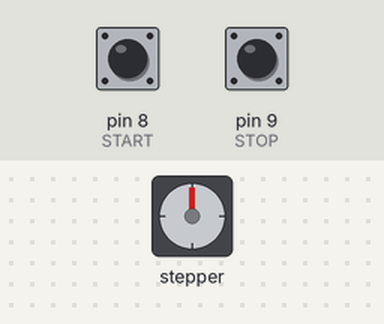
A sketch run on a simulated Arduino Uno, built with avr-gcc and run on an emulated ATmega328P. On the bench: stepper motor. The test bench sets the inputs (shaded band); at power-on: pin 8 (START) HIGH, pin 9 (STOP) HIGH. Stepper angles assume 200 steps per turn.

Above: at 1.2 s.
1.3 s: pin 8 (START) pulled LOW for 0.15 s
At 3.55 s:
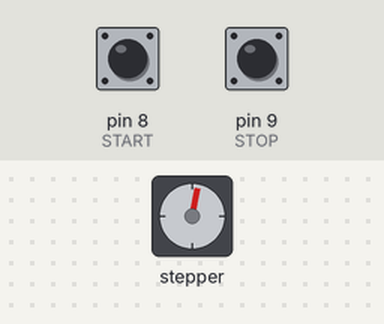
4.3 s: pin 9 (STOP) pulled LOW for 0.15 s
5.9 s: pin 8 (START) pulled LOW for 1 s
At 6.34 s:
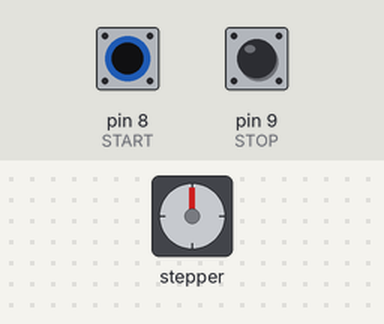
9.9 s: pin 9 (STOP) pulled LOW for 1 s
Timing chart, 0 to 12.9 s (numbered marks = the images above; inputs shaded):
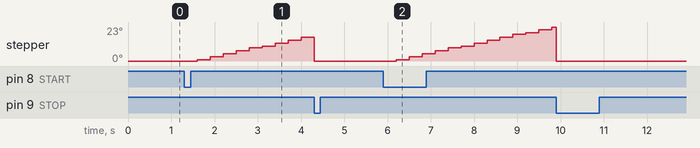

The sketch:

5-4_chronograph.ino
```cpp
// 시작/정지/초기화 기능을 가진 1분 스톱워치
#include <Stepper.h>

// 대부분의 NEMA-17 모터는 200 스텝에 1회전한다.
const int STEPS_PER_REV = 200;   // 200 스텝/회전

// 1분에 1회전하기 위한 스텝 사이의 시간 간격 :
// 60초 * 1000밀리초/초 / 200스텝 = 300 밀리초/스텝
const int MS_PER_STEP = 300;

// H-브리지 드라이버 연결에 사용되는 아두이노 핀
const int COIL1_MC1 = 2;    // 코일 1 스위치 1 제어
const int COIL1_MC2 = 3;    // 코일 1 스위치 2 제어
const int COIL2_MC1 = 4;    // 코일 2 스위치 1 제어
const int COIL2_MC2 = 5;    // 코일 2 스위치 2 제어

// 버튼 연결 핀
const int START = 8;      // 시작 버튼
const int STOP = 9;       // 정지 버튼

// 시간 및 스텝 수 관리를 위한 변수
unsigned long last_time = 0;
unsigned long curr_time = 0;
int steps_taken = 0;

// 스위치 제어 핀을 사용하여 스테퍼 라이브러리 초기화
Stepper chronograph(STEPS_PER_REV, COIL1_MC1, COIL1_MC2, COIL2_MC1, COIL2_MC2);

void setup()
{
  // 각 스텝의 회전이 가능한 한 빨리 이루어지도록 기본 회전 속도 설정
  chronograph.setSpeed(200);    // 기본 회전 속도, 200 RPM
  // 버튼의 풀업 저항 설정
  pinMode(START, INPUT_PULLUP);
  pinMode(STOP, INPUT_PULLUP);
}

void loop()
{
  // 무한루프로 시작 버튼을 누를 때까지 대기한다.
  // 마지막의 세미콜론은 주어진 조건을 만족하지 않을 때까지
  // 조건 검사를 계속 시행하도록 한다.
  while (digitalRead(START) == HIGH);

  last_time = millis();       // 스톱워치 시작 시간 얻기

  // 정지 버튼을 누르거나 1분이 경과할 때까지 반복
  while (digitalRead(STOP) == HIGH && steps_taken < STEPS_PER_REV)
  {
    curr_time = millis();

    // 스텝 간격 시간이 경과했을 때 1스텝 회전
    if (curr_time - last_time >= MS_PER_STEP)
    {
      chronograph.step(1);    // 1스텝 회전
      steps_taken++;      // 스텝 수 관리 변숫값 증가
      last_time = curr_time;    // 마지막 1회전 진행 시간을 현재 시간으로 설정
    }
  }

  // 이 단계는 정지 버튼을 누르거나 1분이 경과했을 때 실행된다.
  // 완전히 1회전이 이루어지지 않은 경우 시계바늘을 시작 위치로 옮긴다.
  if (steps_taken < STEPS_PER_REV) chronograph.step(-steps_taken);
  // 스텝 수 관리 변수 초기화
  steps_taken = 0;
}
```

Measured:
- after the input at 1.3 s, stepper: keeps turning clockwise at about 7°/s, starting after 0.30 s
- after the input at 5.9 s, stepper: keeps turning clockwise at about 6°/s, starting after 0.30 s
